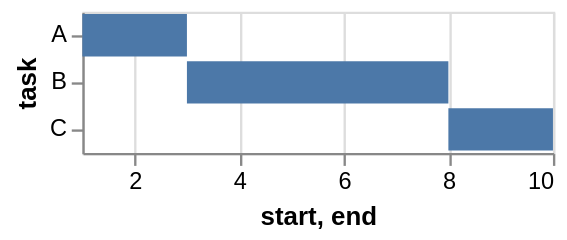

Write the Vega-Lite specification saved for this chart.
### Vega specification from a JSON file in a GitHub repository (floating-point values rounded to 4 significant figures)
{"$schema": "https://vega.github.io/schema/vega/v5.json", "description": "A simple bar chart with ranged data (aka Gantt Chart).", "background": "white", "padding": 5, "width": 200, "style": "cell", "data": [{"name": "source_0", "values": [{"task": "A", "start": 1, "end": 3}, {"task": "B", "start": 3, "end": 8}, {"task": "C", "start": 8, "end": 10}]}, {"name": "data_0", "source": "source_0", "transform": [{"type": "filter", "expr": "isValid(datum[\"start\"]) && isFinite(+datum[\"start\"])"}]}], "signals": [{"name": "y_step", "value": 20}, {"name": "height", "update": "bandspace(domain('y').length, 0.1, 0.05) * y_step"}], "marks": [{"name": "marks", "type": "rect", "style": ["bar"], "from": {"data": "data_0"}, "encode": {"update": {"fill": {"value": "#4c78a8"}, "ariaRoleDescription": {"value": "bar"}, "description": {"signal": "\"start: \" + (format(datum[\"start\"], \"\")) + \"; task: \" + (isValid(datum[\"task\"]) ? datum[\"task\"] : \"\"+datum[\"task\"]) + \"; end: \" + (format(datum[\"end\"], \"\"))"}, "x": {"scale": "x", "field": "start"}, "x2": {"scale": "x", "field": "end"}, "y": {"scale": "y", "field": "task"}, "height": {"signal": "max(0.25, bandwidth('y'))"}}}}], "scales": [{"name": "x", "type": "linear", "domain": {"data": "data_0", "fields": ["start", "end"]}, "range": [0, {"signal": "width"}], "nice": true, "zero": false}, {"name": "y", "type": "band", "domain": {"data": "data_0", "field": "task", "sort": true}, "range": {"step": {"signal": "y_step"}}, "paddingInner": 0.1, "paddingOuter": 0.05}], "axes": [{"scale": "x", "orient": "bottom", "gridScale": "y", "grid": true, "tickCount": {"signal": "ceil(width/40)"}, "domain": false, "labels": false, "aria": false, "maxExtent": 0, "minExtent": 0, "ticks": false, "zindex": 0}, {"scale": "x", "orient": "bottom", "grid": false, "title": "start, end", "labelFlush": true, "labelOverlap": true, "tickCount": {"signal": "ceil(width/40)"}, "zindex": 0}, {"scale": "y", "orient": "left", "grid": false, "title": "task", "zindex": 0}]}
